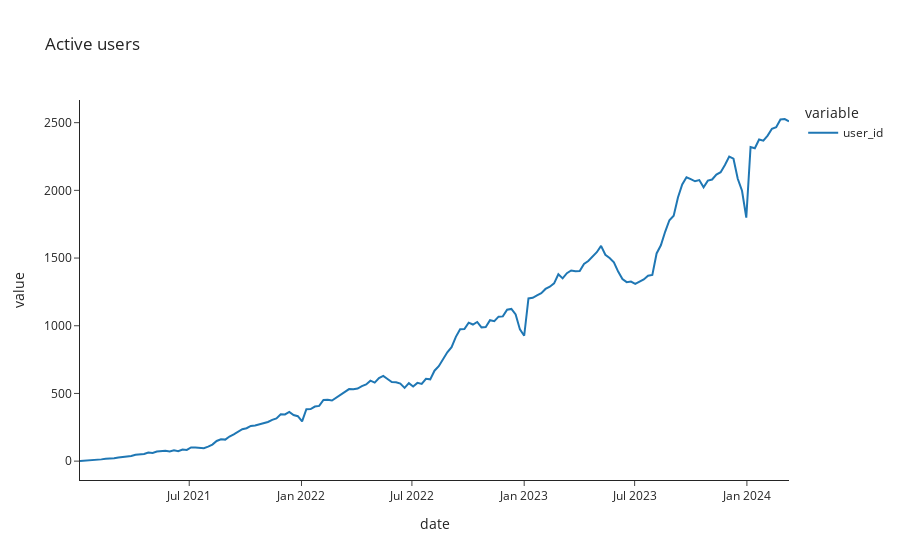

Here is the notebook cell this chart was saved with:
### Code cell
px.line(sim_df.groupby('date')[['user_id']].nunique(), 
       title = 'Active users')

### Figure 1 — Plotly figure (JSON) as saved in the notebook; plotly's stock layout.template omitted (floating-point values rounded to 4 significant figures; data arrays with more than 128 entries replaced by an {"elided": "..."} marker saying what was removed)
{"data": [{"hovertemplate": "variable=user_id<br>date=%{x}<br>value=%{y}<extra></extra>", "legendgroup": "user_id", "line": {"color": "#1F77B4", "dash": "solid"}, "marker": {"symbol": "circle"}, "mode": "lines", "name": "user_id", "orientation": "v", "showlegend": true, "type": "scatter", "x": {"elided": "167 str values"}, "xaxis": "x", "y": {"elided": "167 int values"}, "yaxis": "y"}], "layout": {"autosize": true, "legend": {"title": {"text": "variable"}, "tracegroupgap": 0}, "title": {"text": "Active users"}, "xaxis": {"anchor": "y", "autorange": true, "domain": [0, 1], "range": ["2021-01-03", "2024-03-10"], "title": {"text": "date"}, "type": "date"}, "yaxis": {"anchor": "x", "autorange": true, "domain": [0, 1], "range": [-139.3, 2667.0], "title": {"text": "value"}, "type": "linear"}}}
